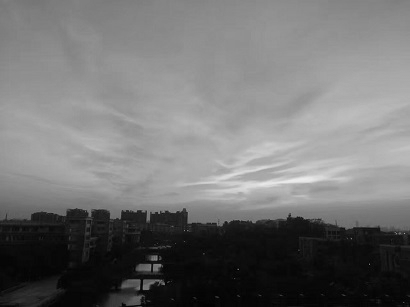
#> input picture histequization/image.jpg, 410 x 307 px
$ python histeq.py
#> lines starting #> are read from the running program, lines starting #| are printed output that depends on the picture
import cv2
import os

# Specify the filename of the image in the same directory as your script
script_dir = os.path.dirname(os.path.abspath(__file__))
image_filename = os.path.join(script_dir, 'image.jpg')  # Replace with the actual filename of your image

# Read the image
img = cv2.imread(image_filename,0)
#> img is the input picture: shape (307, 410); min 0, max 236, mean 114.4
hist =cv2.equalizeHist(img)
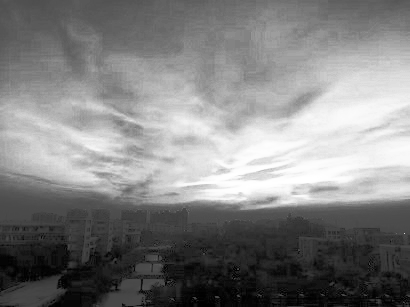
#> hist: shape (307, 410); min 0, max 255, mean 128.9

cv2.imshow('original image',img)
cv2.imshow('Hist',hist)
##cv2.imwrite("hist.jpg", hist)
cv2.waitKey(0)
cv2.destroyAllWindows()
